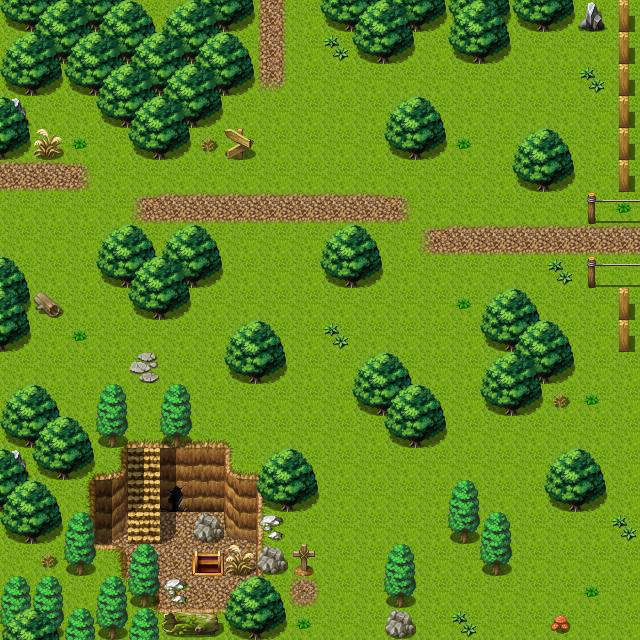

This game map was drawn from its Tiled (.tmx) file and the tilesets committed beside it. A one-line description and the trimmed map source follow:
An orthogonal 20x20 tile map with 32x32 px tiles, 3 tile layers (Ground, Objects, Above), 1 hidden layer not drawn, 20 tilesets and 15 objects (8x mapchange, 5x spawn, 2x sign).

<map version="1.0" orientation="orthogonal" width="20" height="20" tilewidth="32" tileheight="32">
    <properties>
        <property name="outdoors" value="1" />
    </properties>
    <tileset firstgid="1" name="map_6" tilewidth="32" tileheight="32">
        <image source="../drawable/map_6.png" />
    </tileset>
    <tileset firstgid="65" name="map_19" tilewidth="32" tileheight="32">
        <image source="../drawable/map_19.png" />
    </tileset>
    <tileset firstgid="129" name="map_21" tilewidth="32" tileheight="32">
        <image source="../drawable/map_21.png" />
    </tileset>
    <tileset firstgid="193" name="map_0" tilewidth="32" tileheight="32">
        <image source="../drawable/map_0.png" />
    </tileset>
    <tileset firstgid="257" name="map_48" tilewidth="32" tileheight="32">
        <image source="../drawable/map_48.png" />
    </tileset>
    <tileset firstgid="321" name="map_25" tilewidth="32" tileheight="32">
        <image source="../drawable/map_25.png" />
    </tileset>
    <tileset firstgid="385" name="map_16" tilewidth="32" tileheight="32">
        <image source="../drawable/map_16.png" />
    </tileset>
    <tileset firstgid="449" name="map_3" tilewidth="32" tileheight="32">
        <image source="../drawable/map_3.png" />
    </tileset>
    <tileset firstgid="513" name="map_17" tilewidth="32" tileheight="32">
        <image source="../drawable/map_17.png" />
    </tileset>
    <tileset firstgid="577" name="map_4" tilewidth="32" tileheight="32">
        <image source="../drawable/map_4.png" />
    </tileset>
    <tileset firstgid="641" name="map_46" tilewidth="32" tileheight="32">
        <image source="../drawable/map_46.png" />
    </tileset>
    <tileset firstgid="705" name="map_20" tilewidth="32" tileheight="32">
        <image source="../drawable/map_20.png" />
    </tileset>
    <tileset firstgid="769" name="map_5" tilewidth="32" tileheight="32">
        <image source="../drawable/map_5.png" />
    </tileset>
    <tileset firstgid="833" name="map_2" tilewidth="32" tileheight="32">
        <image source="../drawable/map_2.png" />
    </tileset>
    <tileset firstgid="897" name="map_35" tilewidth="32" tileheight="32">
        <image source="../drawable/map_35.png" />
    </tileset>
    <tileset firstgid="961" name="map_1" tilewidth="32" tileheight="32">
        <image source="../drawable/map_1.png" />
    </tileset>
    <tileset firstgid="1025" name="map_10" tilewidth="32" tileheight="32">
        <image source="../drawable/map_10.png" />
    </tileset>
    <tileset firstgid="1089" name="map_7" tilewidth="32" tileheight="32">
        <image source="../drawable/map_7.png" />
    </tileset>
    <tileset firstgid="1153" name="map_27" tilewidth="32" tileheight="32">
        <image source="../drawable/map_27.png" />
    </tileset>
    <tileset firstgid="1217" name="map_9" tilewidth="32" tileheight="32">
        <image source="../drawable/map_9.png" />
    </tileset>
    <layer name="Ground" width="20" height="20">
        <data>[400 cells, 400 non-empty, 9 distinct tile ids]</data>
    </layer>
    <layer name="Objects" width="20" height="20">
        <data>[400 cells, 146 non-empty, 39 distinct tile ids]</data>
    </layer>
    <layer name="Above" width="20" height="20">
        <data>[400 cells, 76 non-empty, 15 distinct tile ids]</data>
    </layer>
    <layer name="Walkable" width="20" height="20" visible="0">
        <data>[400 cells, 140 non-empty, 1 distinct tile ids]</data>
    </layer>
    <objectgroup name="Mapevents" visible="0">
        <object name="sign_wild3" type="sign" x="224" y="128" width="32" height="32" />
        <object name="north" type="mapchange" x="256" y="0" width="64" height="32">
            <properties>
                <property name="map" value="gapfiller3" />
                <property name="place" value="south" />
            </properties>
        </object>
        <object name="west" type="mapchange" x="0" y="160" width="32" height="96">
            <properties>
                <property name="map" value="wild2" />
                <property name="place" value="east" />
            </properties>
        </object>
        <object name="east" type="mapchange" x="608" y="224" width="32" height="32">
            <properties>
                <property name="map" value="gapfiller4" />
                <property name="place" value="west" />
            </properties>
        </object>
        <object name="jan_pitcave" type="mapchange" x="192" y="544" width="32" height="32">
            <properties>
                <property name="map" value="jan_pitcave1" />
                <property name="place" value="up" />
            </properties>
        </object>
        <object name="sign_wild3_grave" type="sign" x="288" y="576" width="32" height="32" />
        <object name="west2" type="mapchange" x="0" y="352" width="32" height="64">
            <properties>
                <property name="map" value="wild2" />
                <property name="place" value="east2" />
            </properties>
        </object>
        <object name="south1" type="mapchange" x="288" y="608" width="96" height="32">
            <properties>
                <property name="map" value="wild5" />
                <property name="place" value="northeast" />
            </properties>
        </object>
        <object name="south2" type="mapchange" x="416" y="608" width="224" height="32">
            <properties>
                <property name="map" value="gapfiller2" />
                <property name="place" value="north1" />
            </properties>
        </object>
        <object name="east2" type="mapchange" x="608" y="352" width="32" height="256">
            <properties>
                <property name="map" value="gapfiller4" />
                <property name="place" value="west2" />
            </properties>
        </object>
    </objectgroup>
    <objectgroup name="Spawn" visible="0">
        <object name="Jan" type="spawn" x="192" y="416" width="32" height="32">
            <properties>
                <property name="spawngroup" value="Jan" />
            </properties>
        </object>
        <object name="forestwasp" type="spawn" x="352" y="512" width="224" height="64">
            <properties>
                <property name="quantity" value="5" />
                <property name="spawngroup" value="forestwasp" />
            </properties>
        </object>
        <object name="forestdog" type="spawn" x="288" y="288" width="288" height="224">
            <properties>
                <property name="quantity" value="2" />
                <property name="spawngroup" value="forestdog" />
            </properties>
        </object>
        <object name="forestant" type="spawn" x="448" y="64" width="160" height="96">
            <properties>
                <property name="quantity" value="2" />
                <property name="spawngroup" value="forestant" />
            </properties>
        </object>
        <object name="forestant_1" type="spawn" x="64" y="224" width="224" height="128">
            <properties>
                <property name="spawngroup" value="forestant" />
            </properties>
        </object>
    </objectgroup>
    <objectgroup name="Keys" visible="0" />
</map>
